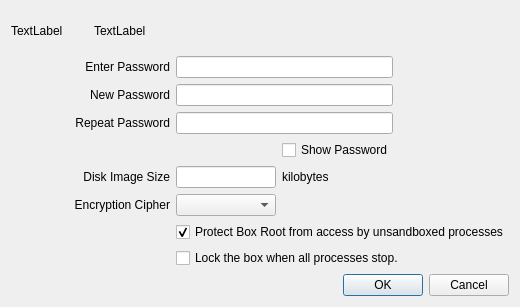
<?xml version="1.0" encoding="UTF-8"?>
<ui version="4.0">
 <class>BoxImageWindow</class>
 <widget class="QWidget" name="BoxImageWindow">
  <property name="geometry">
   <rect>
    <x>0</x>
    <y>0</y>
    <width>520</width>
    <height>307</height>
   </rect>
  </property>
  <property name="sizePolicy">
   <sizepolicy hsizetype="Fixed" vsizetype="Fixed">
    <horstretch>0</horstretch>
    <verstretch>0</verstretch>
   </sizepolicy>
  </property>
  <property name="minimumSize">
   <size>
    <width>520</width>
    <height>0</height>
   </size>
  </property>
  <property name="windowTitle">
   <string>Form</string>
  </property>
  <layout class="QGridLayout" name="gridLayout_2">
   <item row="3" column="0">
    <layout class="QGridLayout" name="gridLayout">
     <item row="3" column="0" colspan="2">
      <widget class="QLabel" name="lblRepeatPassword">
       <property name="text">
        <string>Repeat Password</string>
       </property>
       <property name="alignment">
        <set>Qt::AlignRight|Qt::AlignTrailing|Qt::AlignVCenter</set>
       </property>
       <property name="buddy">
        <cstring>txtRepeatPassword</cstring>
       </property>
      </widget>
     </item>
     <item row="7" column="2">
      <widget class="QComboBox" name="cmbCipher"/>
     </item>
     <item row="1" column="2" colspan="2">
      <widget class="QLineEdit" name="txtPassword">
       <property name="echoMode">
        <enum>QLineEdit::Password</enum>
       </property>
      </widget>
     </item>
     <item row="7" column="0" colspan="2">
      <widget class="QLabel" name="lblCipher">
       <property name="text">
        <string>Encryption Cipher</string>
       </property>
       <property name="alignment">
        <set>Qt::AlignRight|Qt::AlignTrailing|Qt::AlignVCenter</set>
       </property>
       <property name="buddy">
        <cstring>cmbCipher</cstring>
       </property>
      </widget>
     </item>
     <item row="2" column="0" colspan="2">
      <widget class="QLabel" name="lblNewPassword">
       <property name="text">
        <string>New Password</string>
       </property>
       <property name="alignment">
        <set>Qt::AlignRight|Qt::AlignTrailing|Qt::AlignVCenter</set>
       </property>
       <property name="buddy">
        <cstring>txtNewPassword</cstring>
       </property>
      </widget>
     </item>
     <item row="9" column="2" colspan="3">
      <widget class="QCheckBox" name="chkAutoLock">
       <property name="text">
        <string>Lock the box when all processes stop.</string>
       </property>
      </widget>
     </item>
     <item row="6" column="3">
      <widget class="QLabel" name="lblImageSizeKb">
       <property name="sizePolicy">
        <sizepolicy hsizetype="Maximum" vsizetype="Preferred">
         <horstretch>0</horstretch>
         <verstretch>0</verstretch>
        </sizepolicy>
       </property>
       <property name="text">
        <string>kilobytes</string>
       </property>
      </widget>
     </item>
     <item row="0" column="0">
      <widget class="QLabel" name="lblIcon">
       <property name="text">
        <string>TextLabel</string>
       </property>
      </widget>
     </item>
     <item row="6" column="2">
      <widget class="QLineEdit" name="txtImageSize">
       <property name="maximumSize">
        <size>
         <width>100</width>
         <height>16777215</height>
        </size>
       </property>
      </widget>
     </item>
     <item row="10" column="0" colspan="5">
      <widget class="QDialogButtonBox" name="buttonBox">
       <property name="standardButtons">
        <set>QDialogButtonBox::Cancel|QDialogButtonBox::Ok</set>
       </property>
      </widget>
     </item>
     <item row="2" column="2" colspan="2">
      <widget class="QLineEdit" name="txtNewPassword">
       <property name="echoMode">
        <enum>QLineEdit::Password</enum>
       </property>
      </widget>
     </item>
     <item row="0" column="1" colspan="4">
      <widget class="QLabel" name="lblInfo">
       <property name="text">
        <string>TextLabel</string>
       </property>
       <property name="wordWrap">
        <bool>true</bool>
       </property>
      </widget>
     </item>
     <item row="1" column="0" colspan="2">
      <widget class="QLabel" name="lblPassword">
       <property name="text">
        <string>Enter Password</string>
       </property>
       <property name="alignment">
        <set>Qt::AlignRight|Qt::AlignTrailing|Qt::AlignVCenter</set>
       </property>
       <property name="buddy">
        <cstring>txtPassword</cstring>
       </property>
      </widget>
     </item>
     <item row="8" column="2" colspan="3">
      <widget class="QCheckBox" name="chkProtect">
       <property name="text">
        <string>Protect Box Root from access by unsandboxed processes</string>
       </property>
       <property name="checked">
        <bool>true</bool>
       </property>
      </widget>
     </item>
     <item row="3" column="2" colspan="2">
      <widget class="QLineEdit" name="txtRepeatPassword">
       <property name="echoMode">
        <enum>QLineEdit::Password</enum>
       </property>
      </widget>
     </item>
     <item row="6" column="0" colspan="2">
      <widget class="QLabel" name="lblImageSize">
       <property name="text">
        <string>Disk Image Size</string>
       </property>
       <property name="alignment">
        <set>Qt::AlignRight|Qt::AlignTrailing|Qt::AlignVCenter</set>
       </property>
       <property name="buddy">
        <cstring>txtImageSize</cstring>
       </property>
      </widget>
     </item>
     <item row="4" column="3">
      <widget class="QCheckBox" name="chkShow">
       <property name="text">
        <string>Show Password</string>
       </property>
      </widget>
     </item>
    </layout>
   </item>
  </layout>
 </widget>
 <tabstops>
  <tabstop>txtPassword</tabstop>
  <tabstop>txtNewPassword</tabstop>
  <tabstop>txtRepeatPassword</tabstop>
  <tabstop>chkShow</tabstop>
  <tabstop>txtImageSize</tabstop>
  <tabstop>cmbCipher</tabstop>
  <tabstop>chkProtect</tabstop>
  <tabstop>chkAutoLock</tabstop>
 </tabstops>
 <resources/>
 <connections/>
</ui>
